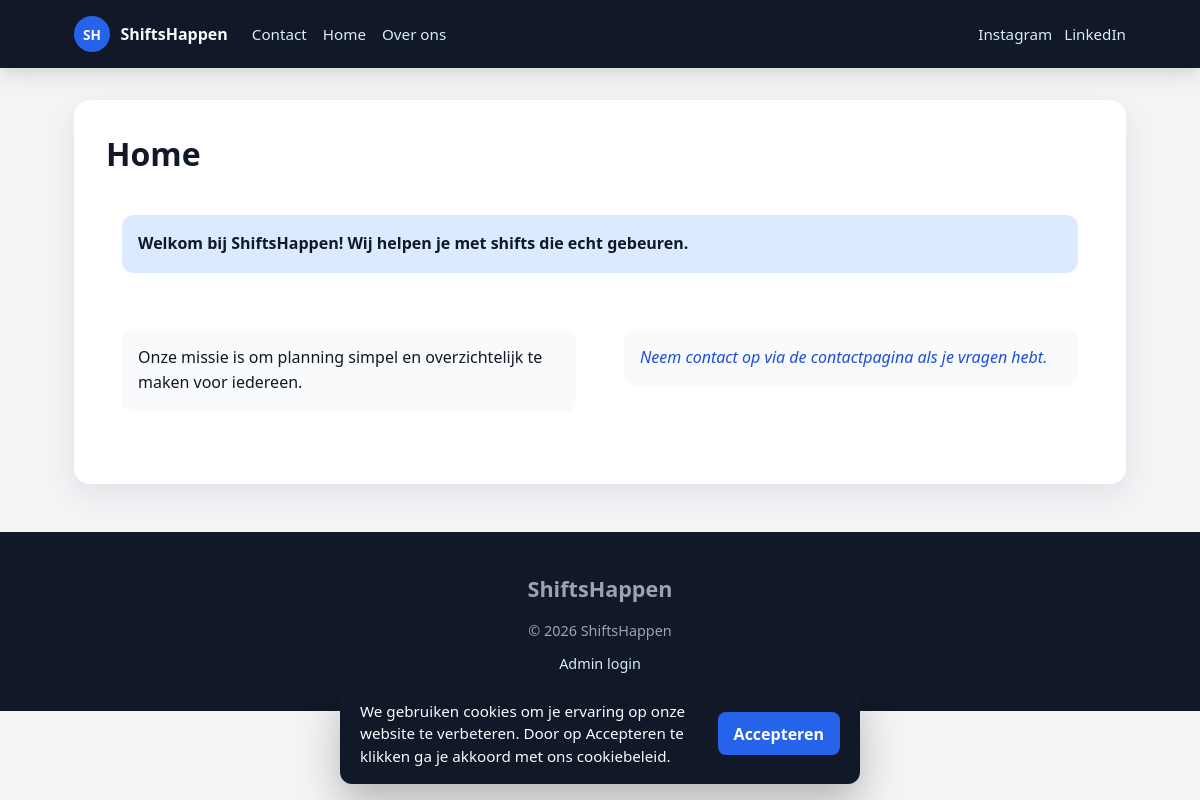
Screenshot of /views/pages.php?slug=home with the database file from the repository.
### tables this page shows
CREATE TABLE IF NOT EXISTS `paginas` (
  `id` INT UNSIGNED NOT NULL AUTO_INCREMENT,
  `titel` VARCHAR(200) NOT NULL,
  `slug` VARCHAR(200) NOT NULL,
  `inhoud` TEXT NOT NULL,
  `heeft_contactformulier` TINYINT(1) NOT NULL DEFAULT 0,
  `body_bg` VARCHAR(20) DEFAULT NULL,
  `page_bg` VARCHAR(20) DEFAULT NULL,
  `page_text_color` VARCHAR(20) DEFAULT NULL,
  `footer_bg` VARCHAR(20) DEFAULT NULL,
  `footer_text` VARCHAR(20) DEFAULT NULL,
  `created_at` TIMESTAMP NOT NULL DEFAULT CURRENT_TIMESTAMP,
  `updated_at` TIMESTAMP NOT NULL DEFAULT CURRENT_TIMESTAMP ON UPDATE CURRENT_TIMESTAMP,
  PRIMARY KEY (`id`),
  UNIQUE KEY `slug` (`slug`)
);

CREATE TABLE IF NOT EXISTS `socials` (
  `id` INT UNSIGNED NOT NULL AUTO_INCREMENT,
  `platform` VARCHAR(100) NOT NULL,
  `url` VARCHAR(500) NOT NULL,
  `volgorde` INT NOT NULL DEFAULT 0,
  PRIMARY KEY (`id`)
);

CREATE TABLE IF NOT EXISTS `paginainfo` (
  `id` INT UNSIGNED NOT NULL AUTO_INCREMENT,
  `whichRow` INT UNSIGNED NOT NULL,
  `colum` TINYINT NOT NULL,
  `informatie` TEXT NOT NULL,
  `foto` TINYINT(1) NOT NULL DEFAULT 0,
  `button_url` VARCHAR(2048) NOT NULL DEFAULT '',
  `backgroundColor` TINYINT(1) NOT NULL DEFAULT 0,
  `bold` TINYINT(1) NOT NULL DEFAULT 0,
  `italic` TINYINT(1) NOT NULL DEFAULT 0,
  `opacity` TINYINT NOT NULL DEFAULT 10,
  `kleur` VARCHAR(20) NOT NULL DEFAULT '#111827',
  `backgroundKleur` VARCHAR(20) NOT NULL DEFAULT '#f9fafb',
  `text_align` VARCHAR(10) NOT NULL DEFAULT 'left',
  `vertical_align` VARCHAR(10) NOT NULL DEFAULT 'top',
  `width_pct` TINYINT UNSIGNED NOT NULL DEFAULT 0,
  `padding_px` TINYINT UNSIGNED NOT NULL DEFAULT 16,
  `border_top` TINYINT(1) NOT NULL DEFAULT 0,
  `border_right` TINYINT(1) NOT NULL DEFAULT 0,
  `border_bottom` TINYINT(1) NOT NULL DEFAULT 0,
  `border_left` TINYINT(1) NOT NULL DEFAULT 0,
  `border_width` TINYINT UNSIGNED NOT NULL DEFAULT 1,
  `border_color` VARCHAR(20) NOT NULL DEFAULT '#d1d5db',
  PRIMARY KEY (`id`),
  KEY `whichRow` (`whichRow`),
  CONSTRAINT `paginainfo_row_fk` FOREIGN KEY (`whichRow`) REFERENCES `paginagrid` (`id`) ON DELETE CASCADE
);

CREATE TABLE IF NOT EXISTS `site_settings` (
  `id` TINYINT UNSIGNED NOT NULL DEFAULT 1,
  `header_bg` VARCHAR(20) NOT NULL DEFAULT '#111827',
  `header_text` VARCHAR(20) NOT NULL DEFAULT '#f9fafb',
  `header_link` VARCHAR(20) NOT NULL DEFAULT '#dbeafe',
  `body_bg` VARCHAR(20) NOT NULL DEFAULT '#f3f4f6',
  `page_bg` VARCHAR(20) NOT NULL DEFAULT '#ffffff',
  `accent_color` VARCHAR(20) NOT NULL DEFAULT '#2563eb',
  `footer_bg` VARCHAR(20) NOT NULL DEFAULT '#111827',
  `footer_text` VARCHAR(20) NOT NULL DEFAULT '#9ca3af',
  `cookie_enabled` TINYINT(1) NOT NULL DEFAULT 1,
  `cookie_tekst` TEXT NOT NULL,
  `cookie_button_text` VARCHAR(100) NOT NULL DEFAULT 'Accepteren',
  `cookie_bg` VARCHAR(20) NOT NULL DEFAULT '#111827',
  `cookie_text_color` VARCHAR(20) NOT NULL DEFAULT '#f9fafb',
  `cookie_button_bg` VARCHAR(20) NOT NULL DEFAULT '#2563eb',
  `cookie_button_text_color` VARCHAR(20) NOT NULL DEFAULT '#ffffff',
  PRIMARY KEY (`id`)
);

### views/pages.php (the view, shortened to what the rows shown need)
<?php
require_once __DIR__ . '/../core/db_connect.php';
require_once __DIR__ . '/../core/page_grid.php';
require_once __DIR__ . '/../core/grid_styles.php';
$paginaGrid = [];
$slug = trim($_GET['slug'] ?? '');
$pageId = (int) ($_GET['id'] ?? 0);
if ($slug !== '') {
    $stmt = $con->prepare(
        'SELECT id, titel, slug, inhoud, heeft_contactformulier, body_bg, page_bg, page_text_color, footer_bg, footer_text
         FROM paginas WHERE slug = ?'
    );
    $stmt->bind_param('s', $slug);
} elseif ($pageId > 0) {
    $stmt = $con->prepare(
        'SELECT id, titel, slug, inhoud, heeft_contactformulier, body_bg, page_bg, page_text_color, footer_bg, footer_text
         FROM paginas WHERE id = ?'
    );
    $stmt->bind_param('i', $pageId);
}
$stmt->execute();
$result = $stmt->get_result();
$page = $result->fetch_assoc();
if ($page) {
    $paginaGrid = getPageGridRows($con, (int) $page['id']);
}
$pageTheme = $page ? getPageTheme($page, $con) : null;
include __DIR__ . '/../core/header.php';
?>
<?php if (!$page): ?>
    <div class="page-error">
        <h1>Pagina niet gevonden</h1>
        <p>Deze pagina bestaat niet (meer).</p>
        <p><a href="<?= view('pages.php') ?>?slug=home">Terug naar home</a></p>
    </div>
<?php else: ?>
    <div class="page-container">
        <h1 class="page-title" style="color: var(--page-text-color);"><?= testInput($page['titel']) ?></h1>
        <?php if (!empty($paginaGrid)): ?>
            <?php foreach ($paginaGrid as $gridRow): ?>
                <?php
                $columnType = (int) $gridRow['columnType'];
                $columnAmount = gridColumnCount($columnType);
                $rowLayout = normalizeRowLayout($gridRow);
                $flushRow = !empty($rowLayout['flush_columns']) || (int) $rowLayout['column_gap'] === 0;
                $gridClass = rowGridClass($columnType, $gridRow);
                $wrapperStyle = buildRowWrapperStyle($gridRow);
                $gridStyle = buildRowGridStyle($gridRow, $gridRow['columns'], $columnAmount);
                ?>
                <div class="rowContainer">
                    <div class="row-wrapper" style="<?= $wrapperStyle ?>">
                        <div class="<?= $gridClass ?>" style="<?= $gridStyle ?>">
                            <?php for ($columnID = 1; $columnID <= $columnAmount; $columnID++): ?>
                                <?php
                                $column = $gridRow['columns'][$columnID] ?? null;
                                $newOpacity = max(0, min(1, ((int) ($column['opacity'] ?? 10)) / 10));
                                $contentType = (int) ($column['foto'] ?? 0);
                                $isImage = $contentType === 1;
                                $isButton = $contentType === 2;
                                $textClasses = 'home-text';
                                if ((int) ($column['italic'] ?? 0) === 1) {
                                    $textClasses .= ' italic';
                                }
                                if ((int) ($column['bold'] ?? 0) === 1) {
                                    $textClasses .= ' bold';
                                }
                                $bgColor = validateHexColor($column['backgroundKleur'] ?? '#f9fafb', '#f9fafb');
                                $columnStyle = buildColumnStyle($column, $isImage, $flushRow);
                                $imageClass = $flushRow ? 'grid-image grid-image--flush' : 'grid-image';
                                ?>
                                <div class="grid-cell" style="<?= $columnStyle ?>">
                                    <?php if ($isImage): ?>
                                        <?php if (!empty($column['informatie'])): ?>
                                            <div class="<?= $imageClass ?>">
                                                <img class="team-image"
                                                    src="<?= asset('img/fotos/' . rawurlencode($column['informatie'])) ?>"
                                                    style="opacity: <?= $newOpacity ?>;"
                                                    alt="Afbeelding">
                                            </div>
                                        <?php endif; ?>
                                    <?php else: ?>
                                        <div class="content-column" style="background-color: <?= testInput($bgColor) ?>; width: 100%;">
                                            <p class="<?= $textClasses ?>"
                                                style="opacity: <?= $newOpacity ?>; color: <?= testInput($column['kleur'] ?? '#111827') ?>;">
                                                <?= nl2br(testInput($column['informatie'] ?? '')) ?>
                                            </p>
                                        </div>
                                    <?php endif; ?>
                                </div>
                            <?php endfor; ?>
                        </div>
                    </div>
                </div>
            <?php endforeach; ?>
        <?php else: ?>
            <div class="page-content">
                <?= nl2br(testInput($page['inhoud'])) ?>
            </div>
        <?php endif; ?>
    </div>
<?php endif; ?>
<?php include __DIR__ . '/../core/footer.php'; ?>

### core/header.php (shortened to what the rows shown need)
<?php
require_once __DIR__ . '/db_connect.php';
require_once __DIR__ . '/site_settings.php';
$navPages = $con->query("SELECT id, titel, slug FROM paginas WHERE slug <> 'footer' ORDER BY titel ASC");
$socialLinks = $con->query('SELECT platform, url FROM socials ORDER BY volgorde ASC, platform ASC');
?>
<!DOCTYPE html>
<html lang="nl">
<head>
    <link rel="stylesheet" href="<?= asset('css/style.css') ?>">
    <link rel="stylesheet" href="<?= asset('css/public.css') ?>">
</head>
<body class="public-body">
    <header class="site-header">
        <div class="site-header__inner">
            <nav class="site-nav">
                <?php if ($navPages): ?>
                    <?php while ($navPage = $navPages->fetch_assoc()): ?>
                        <a href="<?= view('pages.php') ?>?slug=<?= urlencode($navPage['slug']) ?>">
                            <?= testInput($navPage['titel']) ?>
                        </a>
                    <?php endwhile; ?>
                <?php endif; ?>
            </nav>
            <?php if ($socialLinks && $socialLinks->num_rows > 0): ?>
                <div class="site-socials">
                    <?php while ($social = $socialLinks->fetch_assoc()): ?>
                        <a href="<?= testInput($social['url']) ?>" target="_blank" rel="noopener noreferrer">
                            <?= testInput($social['platform']) ?>
                        </a>
                    <?php endwhile; ?>
                </div>
            <?php endif; ?>
        </div>
    </header>
    <main class="site-main">

### core/footer.php (shortened to what the rows shown need)
    </main>
    <?php
    $siteSettings = getSiteSettings($con);
    ?>
    <?php
    require_once __DIR__ . '/page_grid.php';
    $footerPageResult = $con->query("SELECT id, inhoud FROM paginas WHERE slug = 'footer' LIMIT 1");
    $footerPage = $footerPageResult ? $footerPageResult->fetch_assoc() : null;
    $footerRows = $footerPage ? getPageGridRows($con, (int) $footerPage['id']) : [];
    ?>
    <footer class="site-footer">
        <?php if (!empty($footerRows)): ?>
            <div class="site-footer__content">
                <?php foreach ($footerRows as $gridRow): ?>
                    <?php
                    $columnAmount = gridColumnCount((int) $gridRow['columnType']);
                    $rowLayout = normalizeRowLayout($gridRow);
                    $flushRow = !empty($rowLayout['flush_columns']) || (int) $rowLayout['column_gap'] === 0;
                    ?>
                    <div class="rowContainer">
                        <div class="row-wrapper" style="<?= buildRowWrapperStyle($gridRow) ?>">
                            <div class="<?= rowGridClass((int) $gridRow['columnType'], $gridRow) ?>" style="<?= buildRowGridStyle($gridRow, $gridRow['columns'], $columnAmount) ?>">
                                <?php for ($columnId = 1; $columnId <= $columnAmount; $columnId++): ?>
                                    <?php $column = $gridRow['columns'][$columnId] ?? null; ?>
                                    <?php if (!$column) continue; ?>
                                    <?php
                                    $isImage = (int) ($column['foto'] ?? 0) === 1;
                                    $opacity = max(0, min(1, ((int) ($column['opacity'] ?? 10)) / 10));
                                    $columnStyle = buildColumnStyle($column, $isImage, $flushRow);
                                    ?>
                                    <div class="grid-cell" style="<?= $columnStyle ?>">
                                        <?php if ($isImage && !empty($column['informatie'])): ?>
                                            <div class="grid-image<?= $flushRow ? ' grid-image--flush' : '' ?>">
                                                <img class="team-image" src="<?= asset('img/fotos/' . rawurlencode($column['informatie'])) ?>" style="opacity: <?= $opacity ?>;" alt="Afbeelding">
                                            </div>
                                        <?php elseif (!$isImage): ?>
                                            <p class="home-text<?= !empty($column['italic']) ? ' italic' : '' ?><?= !empty($column['bold']) ? ' bold' : '' ?>" style="opacity: <?= $opacity ?>; color: <?= testInput($column['kleur'] ?? '#f9fafb') ?>;">
                                                <?= nl2br(testInput($column['informatie'] ?? '')) ?>
                                            </p>
                                        <?php endif; ?>
                                    </div>
                                <?php endfor; ?>
                            </div>
                        </div>
                    </div>
                <?php endforeach; ?>
            </div>
        <?php else: ?>
            <h2><?= testInput($siteSettings['footer_title']) ?></h2>
        <?php endif; ?>
    </footer>
    <?php if (!empty($siteSettings['cookie_enabled'])): ?>
        <div id="cookie-banner" class="cookie-banner" hidden
            style="background: <?= testInput($siteSettings['cookie_bg']) ?>; color: <?= testInput($siteSettings['cookie_text_color']) ?>;">
            <p class="cookie-banner__text"><?= testInput($siteSettings['cookie_tekst']) ?></p>
            <button type="button" data-cookie-accept
                style="background: <?= testInput($siteSettings['cookie_button_bg']) ?>; color: <?= testInput($siteSettings['cookie_button_text_color']) ?>;">
                <?= testInput($siteSettings['cookie_button_text']) ?>
            </button>
        </div>
    <?php endif; ?>
</body>
</html>

### rows the page displays
paginas: titel "Contact"
paginas: titel "Home"
paginas: titel "Over ons"
socials: platform "Instagram"
socials: platform "LinkedIn"
paginainfo: informatie "Welkom bij ShiftsHappen! Wij helpen je met shifts die echt gebeuren."
paginainfo: informatie "Onze missie is om planning simpel en overzichtelijk te maken voor iedereen."
paginainfo: informatie "Neem contact op via de contactpagina als je vragen hebt."
site_settings: cookie_tekst "We gebruiken cookies om je ervaring op onze website te verbeteren. Door op Accepteren te klikken ga je akkoord met ons cookiebeleid.", cookie_button_text "Accepteren"

### other values shown
testInput($siteSettings['footer_title']) "ShiftsHappen"
testInput($footerPage['inhoud'] ?? $siteSettings['footer_content']) "© 2026 ShiftsHappen"
